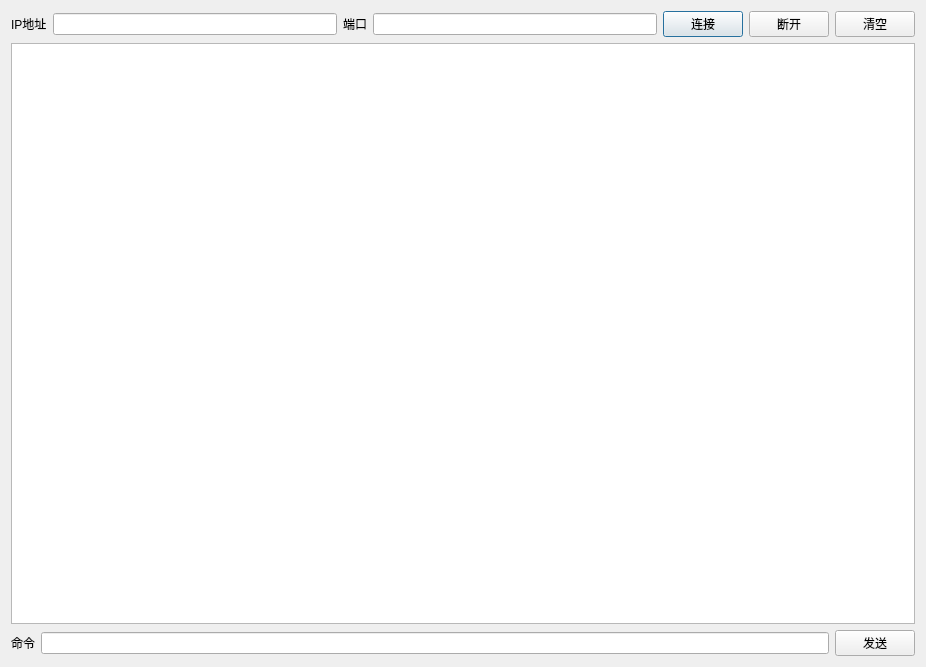
<?xml version="1.0" encoding="UTF-8"?>
<ui version="4.0">
 <class>Dialog</class>
 <widget class="QDialog" name="Dialog">
  <property name="geometry">
   <rect>
    <x>0</x>
    <y>0</y>
    <width>926</width>
    <height>667</height>
   </rect>
  </property>
  <property name="windowTitle">
   <string>Dialog</string>
  </property>
  <layout class="QGridLayout" name="gridLayout">
   <item row="0" column="0">
    <layout class="QHBoxLayout" name="horizontalLayout">
     <item>
      <widget class="QLabel" name="label">
       <property name="text">
        <string>IP地址</string>
       </property>
      </widget>
     </item>
     <item>
      <widget class="QLineEdit" name="lineEdit_IP"/>
     </item>
     <item>
      <widget class="QLabel" name="label_2">
       <property name="text">
        <string>端口</string>
       </property>
      </widget>
     </item>
     <item>
      <widget class="QLineEdit" name="lineEdit_Port"/>
     </item>
     <item>
      <widget class="QPushButton" name="pushButton_Connect">
       <property name="text">
        <string>连接</string>
       </property>
      </widget>
     </item>
     <item>
      <widget class="QPushButton" name="pushButton_Disconnect">
       <property name="text">
        <string>断开</string>
       </property>
      </widget>
     </item>
     <item>
      <widget class="QPushButton" name="pushButton_Clear">
       <property name="text">
        <string>清空</string>
       </property>
      </widget>
     </item>
    </layout>
   </item>
   <item row="1" column="0">
    <widget class="QTextBrowser" name="textBrowser"/>
   </item>
   <item row="2" column="0">
    <layout class="QHBoxLayout" name="horizontalLayout_2">
     <item>
      <widget class="QLabel" name="label_3">
       <property name="text">
        <string>命令</string>
       </property>
      </widget>
     </item>
     <item>
      <widget class="QLineEdit" name="lineEdit"/>
     </item>
     <item>
      <widget class="QPushButton" name="pushButton_Connect_2">
       <property name="text">
        <string>发送</string>
       </property>
      </widget>
     </item>
    </layout>
   </item>
  </layout>
 </widget>
 <resources/>
 <connections/>
</ui>
